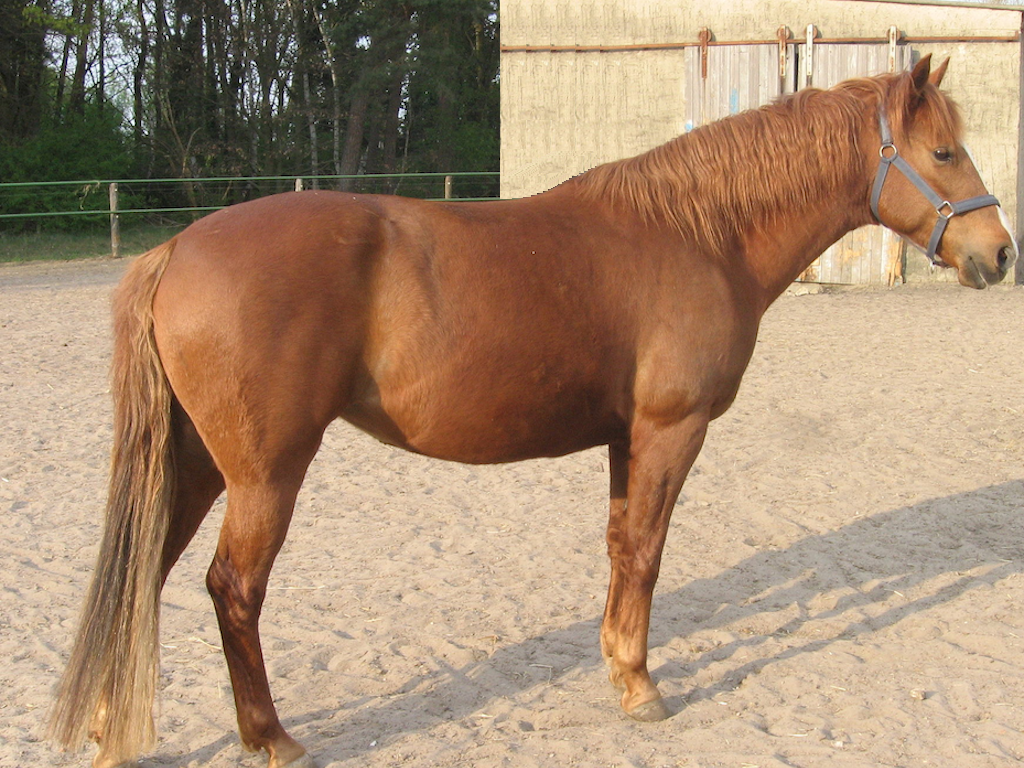
#> input picture a4/resource/horse.png, 1024 x 768 px
$ python blendimages.py
#> lines starting #> are read from the running program, lines starting #| are printed output that depends on the picture
import cv2
import numpy as np

LVL = 4


def create_pyramid(img,lvl):
    lst =  [img]
    last_img = img

    for i in range (lvl):
        last_img = cv2.pyrDown(last_img)
        lst.append(last_img)

        cv2.imshow("hobra",last_img)
        cv2.waitKey(0)

    return lst

def pyramid_up(img_lst):
    img_lst = list(reversed(img_lst))
    lst = [img_lst[0]]

    for i in range(len(img_lst)-1):
        n = cv2.pyrUp(img_lst[i])
        n -= img_lst[i+1]
        lst.append(n)

        cv2.imshow("hobra",n)
        cv2.waitKey(0)

    return lst

def reconstruct_pyramid(img_lst):
    n = img_lst[0]
    for img in img_lst[1:]:
        n = cv2.pyrUp(n)
        k = n+img

        cv2.imshow("hobra",k)
        cv2.waitKey(0)
    return k


def combine_img(img_1,img_2):
    img_p1 = img_1[:,img_1.shape[1]//2:]
    img_p2 = img_2[:,:img_2.shape[1]//2]

    return np.hstack((img_p2,img_p1))

def main():
    img_1 = cv2.imread("resource/horse.png") / 255
    img_2 = cv2.imread("resource/zebra.png") / 255
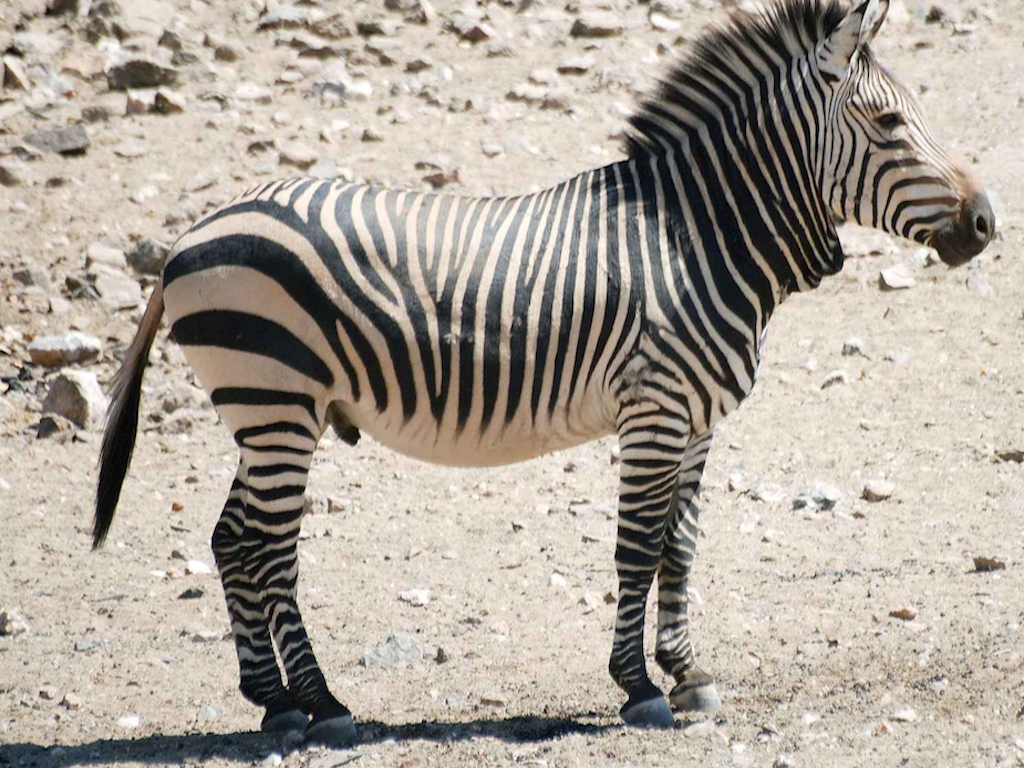
#> input picture a4/resource/zebra.png, 1024 x 768 px

    img = combine_img(img_1,img_2)

    cv2.imshow("hobra",img)
    cv2.imwrite("out/hobra.png",img*255)
    cv2.waitKey(0)

    pry_1 = create_pyramid(img_1,LVL)
#> after the loop in create_pyramid, `for i in range (lvl):`: lst = 5 items
#> pry_1 = 5 items
    pry_2 = create_pyramid(img_2,LVL)
#> call 2 of create_pyramid, with lvl = 4
#> after the loop in create_pyramid (call 2), `for i in range (lvl):`:
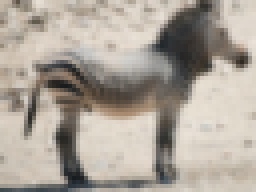
#> last_img: shape (48, 64, 3) float64 (shown 4 times larger); mean B, G, R 0.604, 0.643, 0.676
#> pry_2 = 5 items

    pry_up_1 = pyramid_up(pry_1)
#> the loop in pyramid_up, `for i in range(len(img_lst)-1):` made 4 passes
#> after the loop in pyramid_up, `for i in range(len(img_lst)-1):`:
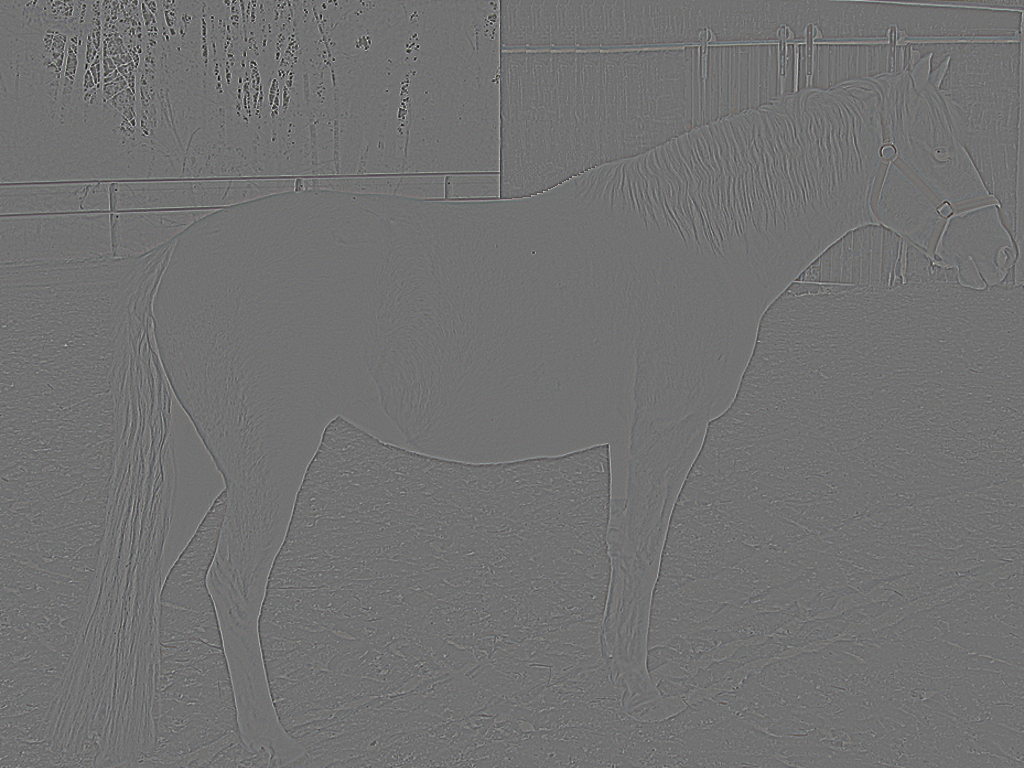
#> n: shape (768, 1024, 3) float64; mean of channels 0, 1, 2 1.35e-07, 2.26e-06, 3.79e-06; drawn with min black and max white
#> pry_up_1 = 5 items
    pry_up_2 = pyramid_up(pry_2)
#> the loop in pyramid_up (call 2), `for i in range(len(img_lst)-1):` made 4 passes
#> after the loop in pyramid_up (call 2), `for i in range(len(img_lst)-1):`:
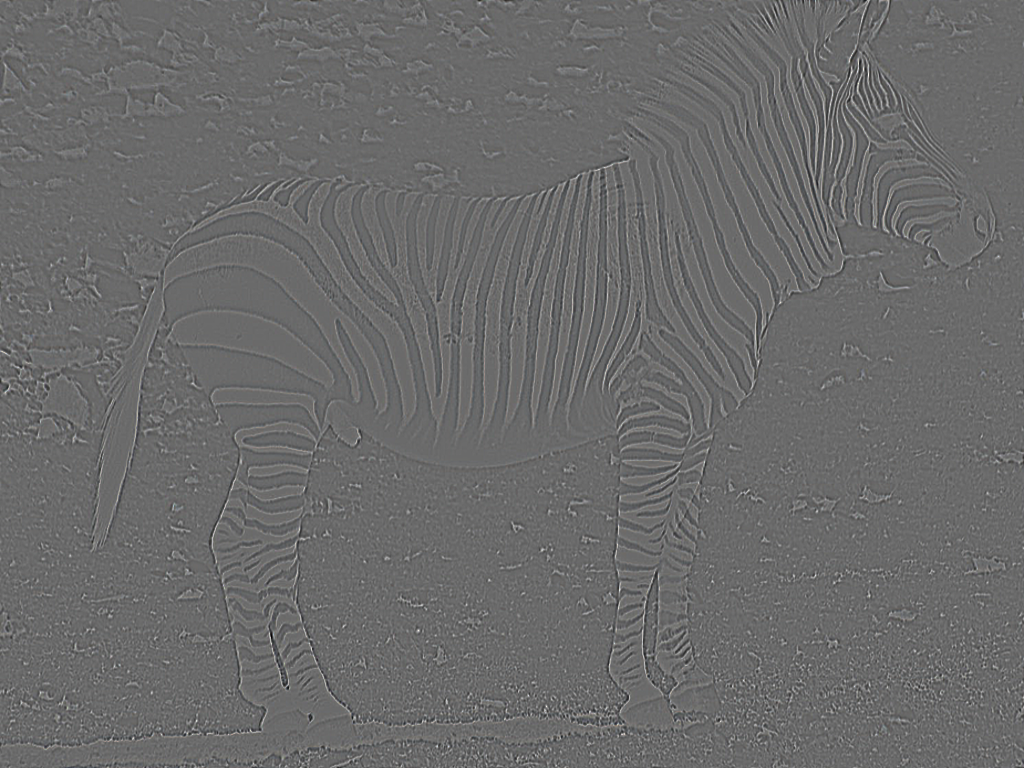
#> n: shape (768, 1024, 3) float64; mean of channels 0, 1, 2 -1.11e-05, -1.13e-05, -1.13e-05; drawn with min black and max white
#> pry_up_2 = 5 items

    c_img_lst = []
    for i1, i2 in zip(pry_up_1,pry_up_2):
        c_img = combine_img(i1,i2)
        c_img_lst.append(c_img)

        cv2.imshow("hobra",c_img)
        cv2.waitKey(0)
#> this loop made 5 passes
#> pass 2, in combine_img (call 3), `img_p1 = img_1[:,img_1.shape[1]//2:]`:
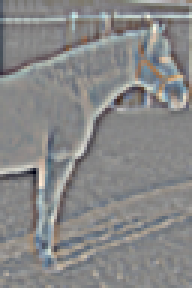
#> img_p1: shape (96, 64, 3) float64 (shown 3 times larger); mean of channels 0, 1, 2 -0.000359, -0.000326, -0.000343; drawn with min black and max white
#> after the loop, c_img_lst = 5 items

    d = reconstruct_pyramid(c_img_lst)
#> the loop in reconstruct_pyramid, `for img in img_lst[1:]:` made 4 passes
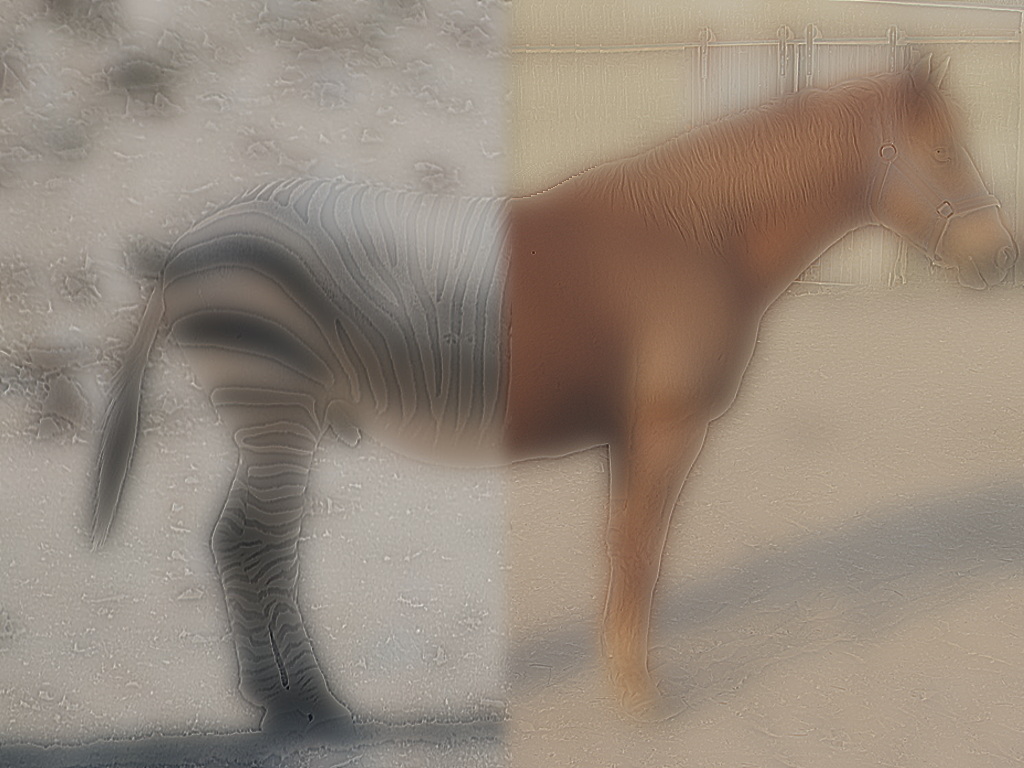
#> d: shape (768, 1024, 3) float64; mean of channels 0, 1, 2 0.555, 0.634, 0.713; drawn with min black and max white

    cv2.imshow("hobra",d)
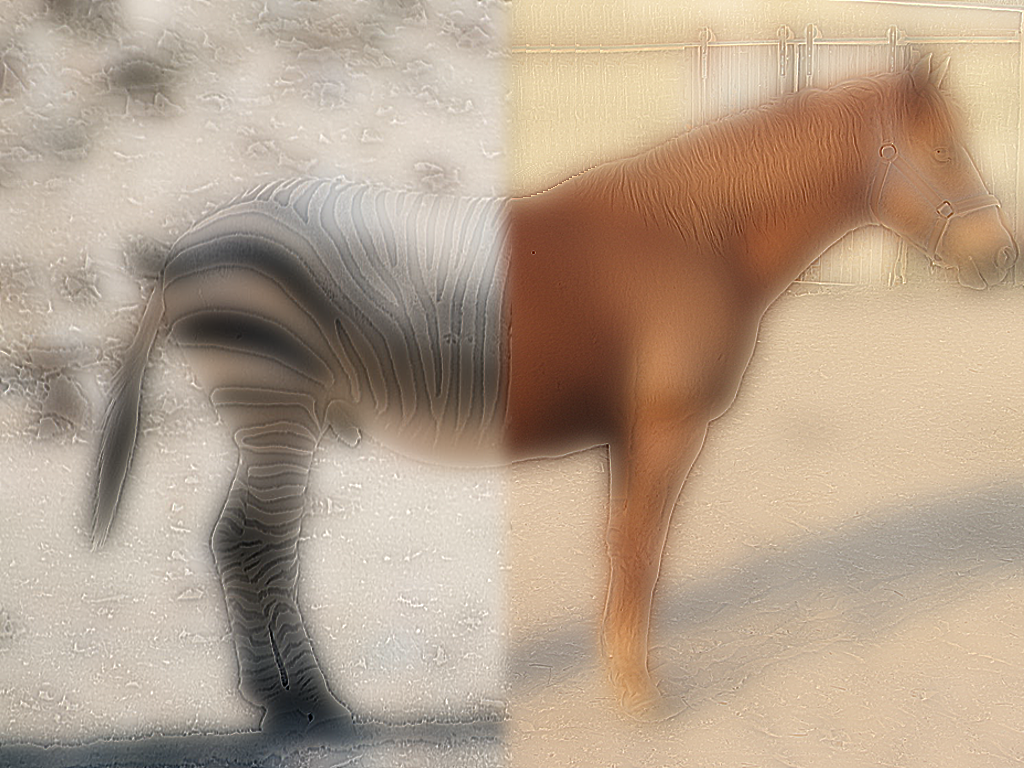
#> window 'hobra': shape (768, 1024, 3); mean B, G, R 140.9, 161.1, 181.4
    cv2.imwrite("out/hobra2.png",d * 255)
    cv2.waitKey(0)

if __name__ == "__main__":
    main()
